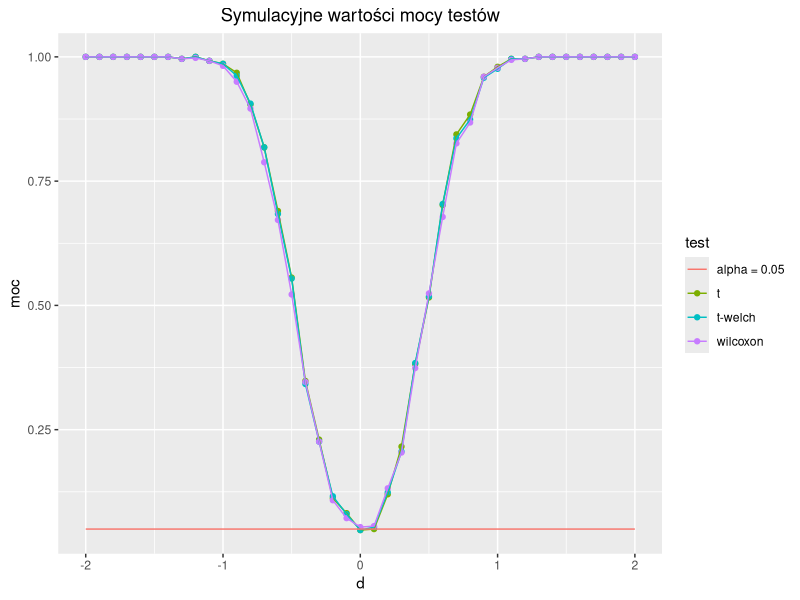
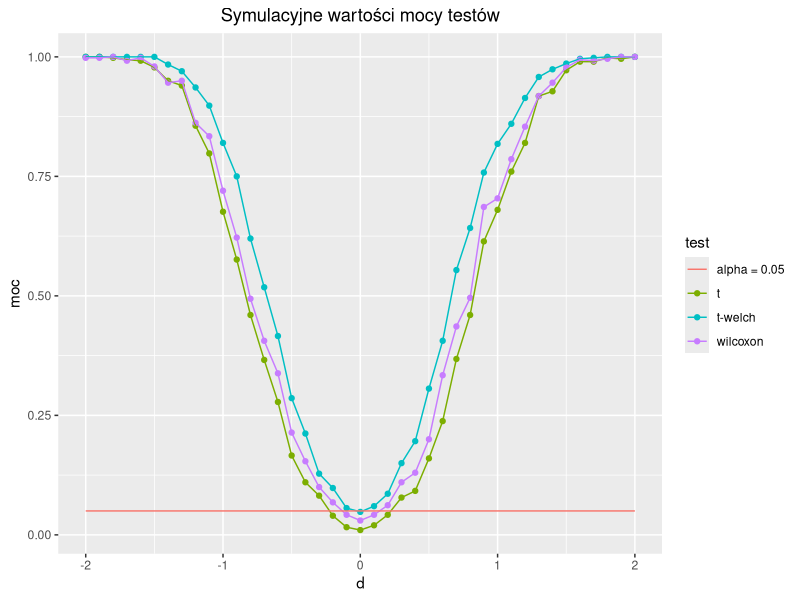
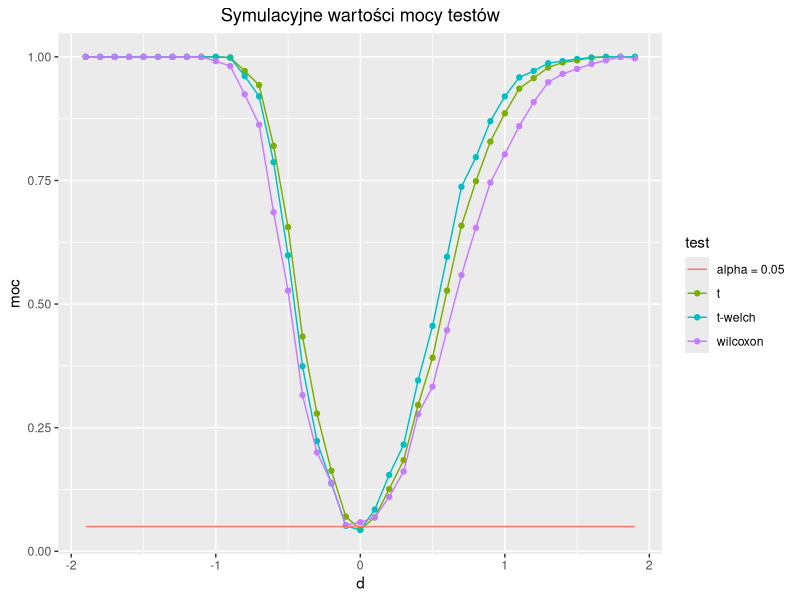

The R source for these figures, in order:
## ---- chunk 1
knitr::opts_chunk$set(echo = TRUE)
## ---- chunk 2
## MODUŁY
require(gridExtra)
library('dplyr')
library(ggplot2)
## ---- chunk 3
d <- 1
m1 <- 0
m2 <- m1 + d
X <- rnorm(100, m1, 2)
Y <- rnorm(200, m2, 4)
d <- seq(-2,2,0.1)
N <- 500 #1000

## ---- chunk 4
zad1 <- function(d, s1=2, s2=2, a = 0.05) {
    X <- rnorm(100, 0, s1)
    Y <- rnorm(200, d, s2)
    welch <- t.test(X, Y, alternative = "two.sided", var.equal = FALSE)$p.value < a
    ttest <- t.test(X, Y, alternative = "two.sided", var.equal = TRUE)$p.value < a
    wilcox <- wilcox.test(X, Y, alternative = "two.sided")$p.value < a
    c(ttest, welch, wilcox)
}

v <-  sapply(d, zad1)
for (i in seq(1,N-1,1)) {
    v <- v + sapply(d, zad1)
}
mat <- v/N
## ---- chunk 5
p <- ggplot() + geom_point(aes(d, mat[1,], color="t")) +
geom_point(aes(d, mat[2,], color="t-welch")) + geom_point(aes(d, mat[3,], color="wilcoxon")) + 
geom_line(aes(d, mat[1,], color="t")) +geom_line(aes(d, mat[2,], color="t-welch")) +
geom_line(aes(d, mat[3,], color="wilcoxon"))+geom_line(aes(d, rep(0.05, length(d)), color="alpha = 0.05")) + 
ggtitle("Symulacyjne wartości mocy testów") + labs(x="d", y ="moc") +
theme(plot.title = element_text(hjust = 0.5)) + guides(color = guide_legend(title = "test"))

ggsave("1.jpg", p)
## ---- chunk 6
zad2 <- function(d, s1=2, s2=4, a = 0.05) {
    X <- rnorm(100, 0, s1)
    Y <- rnorm(200, d, s2)
    welch <- t.test(X, Y, alternative = "two.sided", var.equal = FALSE)$p.value < a
    ttest <- t.test(X, Y, alternative = "two.sided", var.equal = TRUE)$p.value < a
    wilcox <- wilcox.test(X, Y, alternative = "two.sided")$p.value < a
    c(ttest, welch, wilcox)
}

v <-  sapply(d, zad2)
for (i in seq(1,N-1,1)) {
    v <- v + sapply(d, zad2)
}
mat <- v/N
## ---- chunk 7
p <- ggplot() + geom_point(aes(d, mat[1,], color="t")) +
geom_point(aes(d, mat[2,], color="t-welch")) + geom_point(aes(d, mat[3,], color="wilcoxon")) + 
geom_line(aes(d, mat[1,], color="t")) +geom_line(aes(d, mat[2,], color="t-welch")) +
geom_line(aes(d, mat[3,], color="wilcoxon"))+geom_line(aes(d, rep(0.05, length(d)), color="alpha = 0.05")) + 
ggtitle("Symulacyjne wartości mocy testów") + labs(x="d", y ="moc") +
theme(plot.title = element_text(hjust = 0.5)) + guides(color = guide_legend(title = "test"))

ggsave("2.jpg", p)
## ---- chunk 8
N <- 700
zad3 <- function(d, a = 0.05) {
    X <- rexp(100, 1/2)
    Y <- rexp(200, 1/(2 + d))
    welch <- t.test(X, Y, alternative = "two.sided", var.equal = FALSE)$p.value < a
    ttest <- t.test(X, Y, alternative = "two.sided", var.equal = TRUE)$p.value < a
    wilcox <- wilcox.test(X, Y, alternative = "two.sided")$p.value < a
    c(ttest, welch, wilcox)
}

d <- seq(-1.9,1.9, 0.1)

v3 <-  sapply(d, zad3)

for (i in seq(1,N-1,1)) {
    v3 <- v3 + sapply(d, zad3)
}
mat3 <- v3/N
## ---- chunk 9
p <- ggplot() + geom_point(aes(d, mat3[1,], color="t")) +
geom_point(aes(d, mat3[2,], color="t-welch")) + geom_point(aes(d, mat3[3,], color="wilcoxon")) + 
geom_line(aes(d, mat3[1,], color="t")) + geom_line(aes(d, mat3[2,], color="t-welch")) +
geom_line(aes(d, mat3[3,], color="wilcoxon")) + geom_line(aes(d, rep(0.05, length(d)), color="alpha = 0.05")) + 
ggtitle("Symulacyjne wartości mocy testów") + labs(x="d", y ="moc") +
theme(plot.title = element_text(hjust = 0.5)) + guides(color = guide_legend(title = "test"))

ggsave("3.jpg", p)
